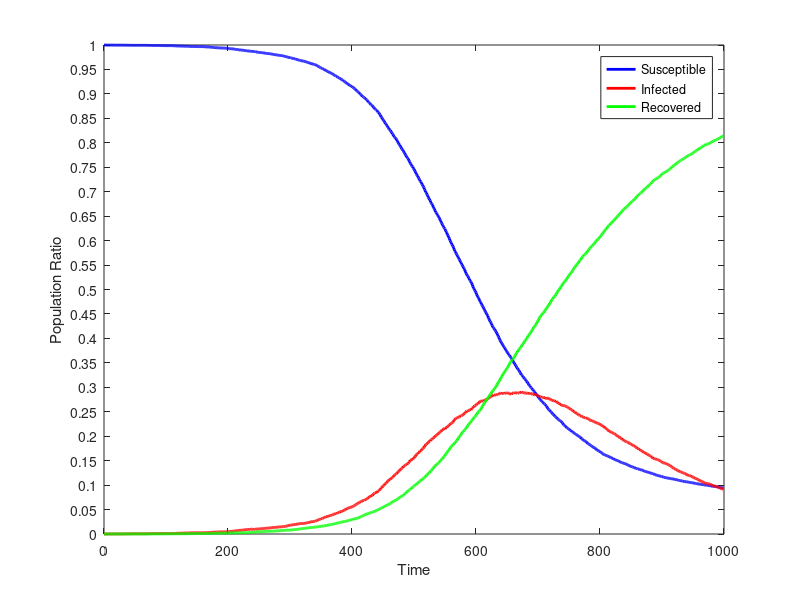

Write the MATLAB code that produced this figure.
dynamics = [
9999.0,1.0,0.0;
9999.0,1.0,0.0;
9999.0,1.0,0.0;
9999.0,1.0,0.0;
9999.0,1.0,0.0;
9999.0,1.0,0.0;
9998.0,1.0,1.0;
9998.0,1.0,1.0;
9998.0,1.0,1.0;
9998.0,1.0,1.0;
9998.0,1.0,1.0;
9998.0,1.0,1.0;
9998.0,1.0,1.0;
9998.0,1.0,1.0;
9998.0,1.0,1.0;
9998.0,1.0,1.0;
9997.0,2.0,1.0;
9997.0,2.0,1.0;
9997.0,2.0,1.0;
9997.0,2.0,1.0;
9997.0,2.0,1.0;
9997.0,2.0,1.0;
9997.0,2.0,1.0;
9997.0,2.0,1.0;
9997.0,2.0,1.0;
9997.0,2.0,1.0;
9997.0,2.0,1.0;
9997.0,2.0,1.0;
9997.0,2.0,1.0;
9997.0,2.0,1.0;
9997.0,2.0,1.0;
9997.0,2.0,1.0;
9997.0,2.0,1.0;
9997.0,2.0,1.0;
9996.0,3.0,1.0;
9996.0,3.0,1.0;
9996.0,3.0,1.0;
9996.0,3.0,1.0;
9995.0,4.0,1.0;
9995.0,4.0,1.0;
9995.0,4.0,1.0;
9995.0,4.0,1.0;
9995.0,4.0,1.0;
9995.0,4.0,1.0;
9994.0,5.0,1.0;
9994.0,5.0,1.0;
9994.0,5.0,1.0;
9994.0,5.0,1.0;
9994.0,5.0,1.0;
9994.0,5.0,1.0;
9994.0,5.0,1.0;
9994.0,5.0,1.0;
9994.0,5.0,1.0;
9994.0,5.0,1.0;
9994.0,5.0,1.0;
9994.0,5.0,1.0;
9994.0,5.0,1.0;
9994.0,5.0,1.0;
9994.0,5.0,1.0;
9994.0,5.0,1.0;
9994.0,5.0,1.0;
9994.0,5.0,1.0;
9994.0,5.0,1.0;
9994.0,5.0,1.0;
9994.0,5.0,1.0;
9994.0,5.0,1.0;
9994.0,5.0,1.0;
9994.0,5.0,1.0;
9994.0,5.0,1.0;
9994.0,5.0,1.0;
9993.0,6.0,1.0;
9993.0,6.0,1.0;
9993.0,6.0,1.0;
9993.0,6.0,1.0;
9992.0,7.0,1.0;
9992.0,7.0,1.0;
9991.0,8.0,1.0;
9991.0,8.0,1.0;
9991.0,7.0,2.0;
9989.0,9.0,2.0;
9989.0,9.0,2.0;
9989.0,9.0,2.0;
9989.0,9.0,2.0;
9989.0,9.0,2.0;
9989.0,9.0,2.0;
9989.0,9.0,2.0;
9989.0,9.0,2.0;
9989.0,9.0,2.0;
9989.0,9.0,2.0;
9989.0,9.0,2.0;
9988.0,10.0,2.0;
9988.0,10.0,2.0;
9987.0,11.0,2.0;
9987.0,11.0,2.0;
9987.0,11.0,2.0;
9987.0,11.0,2.0;
9986.0,12.0,2.0;
9986.0,12.0,2.0;
9986.0,11.0,3.0;
9986.0,11.0,3.0;
9986.0,11.0,3.0;
9986.0,11.0,3.0;
9986.0,11.0,3.0;
9986.0,11.0,3.0;
9986.0,11.0,3.0;
9986.0,10.0,4.0;
9986.0,10.0,4.0;
9986.0,10.0,4.0;
9986.0,10.0,4.0;
9986.0,10.0,4.0;
9986.0,10.0,4.0;
9985.0,11.0,4.0;
9985.0,11.0,4.0;
9983.0,12.0,5.0;
9983.0,12.0,5.0;
9983.0,12.0,5.0;
9981.0,14.0,5.0;
9981.0,14.0,5.0;
9980.0,15.0,5.0;
9980.0,15.0,5.0;
9979.0,16.0,5.0;
9978.0,17.0,5.0;
9978.0,17.0,5.0;
9978.0,17.0,5.0;
9978.0,17.0,5.0;
9978.0,17.0,5.0;
9978.0,17.0,5.0;
9977.0,18.0,5.0;
9976.0,19.0,5.0;
9976.0,19.0,5.0;
9976.0,19.0,5.0;
9975.0,20.0,5.0;
9975.0,20.0,5.0;
9974.0,21.0,5.0;
9974.0,21.0,5.0;
9974.0,21.0,5.0;
9974.0,20.0,6.0;
9972.0,22.0,6.0;
9972.0,22.0,6.0;
9971.0,23.0,6.0;
9969.0,25.0,6.0;
9969.0,24.0,7.0;
9969.0,24.0,7.0;
9968.0,25.0,7.0;
9968.0,25.0,7.0;
9968.0,25.0,7.0;
9968.0,25.0,7.0;
9968.0,25.0,7.0;
9968.0,24.0,8.0;
9967.0,25.0,8.0;
9967.0,25.0,8.0;
9967.0,25.0,8.0;
9967.0,25.0,8.0;
9966.0,25.0,9.0;
9966.0,25.0,9.0;
9966.0,25.0,9.0;
9966.0,25.0,9.0;
9966.0,25.0,9.0;
9966.0,25.0,9.0;
9966.0,25.0,9.0;
9966.0,25.0,9.0;
9965.0,26.0,9.0;
9964.0,27.0,9.0;
9963.0,28.0,9.0;
9962.0,28.0,10.0;
9961.0,28.0,11.0;
9961.0,28.0,11.0;
9961.0,28.0,11.0;
9960.0,29.0,11.0;
9958.0,31.0,11.0;
9958.0,31.0,11.0;
9958.0,30.0,12.0;
9957.0,31.0,12.0;
9953.0,35.0,12.0;
9953.0,35.0,12.0;
9951.0,37.0,12.0;
9950.0,38.0,12.0;
9949.0,38.0,13.0;
9948.0,37.0,15.0;
9947.0,38.0,15.0;
9946.0,39.0,15.0;
9943.0,41.0,16.0;
9943.0,40.0,17.0;
9943.0,40.0,17.0;
9942.0,41.0,17.0;
9942.0,41.0,17.0;
9941.0,42.0,17.0;
9939.0,44.0,17.0;
9939.0,43.0,18.0;
9938.0,44.0,18.0;
9938.0,44.0,18.0;
9938.0,44.0,18.0;
9938.0,44.0,18.0;
9937.0,44.0,19.0;
9937.0,44.0,19.0;
9937.0,44.0,19.0;
9936.0,45.0,19.0;
9936.0,45.0,19.0;
9935.0,46.0,19.0;
9933.0,48.0,19.0;
9930.0,49.0,21.0;
9925.0,54.0,21.0;
9924.0,54.0,22.0;
9924.0,54.0,22.0;
9924.0,54.0,22.0;
9924.0,54.0,22.0;
9923.0,55.0,22.0;
9922.0,56.0,22.0;
9920.0,58.0,22.0;
9917.0,61.0,22.0;
9917.0,60.0,23.0;
9913.0,64.0,23.0;
9913.0,64.0,23.0;
9911.0,66.0,23.0;
9910.0,67.0,23.0;
9908.0,68.0,24.0;
9905.0,71.0,24.0;
9902.0,74.0,24.0;
9901.0,75.0,24.0;
9900.0,76.0,24.0;
9897.0,78.0,25.0;
9897.0,78.0,25.0;
9897.0,77.0,26.0;
9895.0,78.0,27.0;
9893.0,80.0,27.0;
9892.0,81.0,27.0;
9890.0,83.0,27.0;
9887.0,86.0,27.0;
9883.0,90.0,27.0;
9882.0,90.0,28.0;
9882.0,90.0,28.0;
9882.0,90.0,28.0;
9878.0,94.0,28.0;
9877.0,94.0,29.0;
9876.0,95.0,29.0;
9875.0,95.0,30.0;
9875.0,95.0,30.0;
9872.0,98.0,30.0;
9871.0,99.0,30.0;
9871.0,99.0,30.0;
9869.0,99.0,32.0;
9869.0,95.0,36.0;
9869.0,94.0,37.0;
9865.0,97.0,38.0;
9864.0,97.0,39.0;
9857.0,101.0,42.0;
9856.0,102.0,42.0;
9855.0,101.0,44.0;
9852.0,102.0,46.0;
9852.0,101.0,47.0;
9850.0,103.0,47.0;
9847.0,106.0,47.0;
9845.0,108.0,47.0;
9844.0,109.0,47.0;
9843.0,109.0,48.0;
9843.0,109.0,48.0;
9842.0,109.0,49.0;
9839.0,111.0,50.0;
9836.0,113.0,51.0;
9835.0,114.0,51.0;
9834.0,115.0,51.0;
9830.0,118.0,52.0;
9829.0,119.0,52.0;
9828.0,119.0,53.0;
9826.0,120.0,54.0;
9823.0,123.0,54.0;
9823.0,122.0,55.0;
9822.0,123.0,55.0;
9820.0,124.0,56.0;
9819.0,125.0,56.0;
9816.0,128.0,56.0;
9813.0,131.0,56.0;
9810.0,132.0,58.0;
9808.0,134.0,58.0;
9807.0,134.0,59.0;
9803.0,136.0,61.0;
9801.0,138.0,61.0;
9801.0,136.0,63.0;
9798.0,138.0,64.0;
9796.0,139.0,65.0;
9793.0,142.0,65.0;
9791.0,144.0,65.0;
9790.0,144.0,66.0;
9788.0,144.0,68.0;
9786.0,146.0,68.0;
9785.0,147.0,68.0;
9784.0,146.0,70.0;
9783.0,147.0,70.0;
9780.0,149.0,71.0;
9778.0,148.0,74.0;
9772.0,154.0,74.0;
9769.0,154.0,77.0;
9767.0,154.0,79.0;
9763.0,158.0,79.0;
9760.0,161.0,79.0;
9756.0,165.0,79.0;
9753.0,168.0,79.0;
9749.0,172.0,79.0;
9748.0,173.0,79.0;
9743.0,178.0,79.0;
9742.0,178.0,80.0;
9736.0,183.0,81.0;
9735.0,184.0,81.0;
9731.0,186.0,83.0;
9729.0,187.0,84.0;
9725.0,189.0,86.0;
9720.0,193.0,87.0;
9718.0,192.0,90.0;
9718.0,192.0,90.0;
9712.0,197.0,91.0;
9708.0,200.0,92.0;
9706.0,200.0,94.0;
9700.0,204.0,96.0;
9697.0,205.0,98.0;
9693.0,208.0,99.0;
9691.0,209.0,100.0;
9685.0,212.0,103.0;
9682.0,212.0,106.0;
9678.0,215.0,107.0;
9676.0,215.0,109.0;
9675.0,215.0,110.0;
9674.0,215.0,111.0;
9670.0,219.0,111.0;
9667.0,218.0,115.0;
9664.0,218.0,118.0;
9660.0,222.0,118.0;
9656.0,224.0,120.0;
9650.0,228.0,122.0;
9646.0,231.0,123.0;
9641.0,233.0,126.0;
9638.0,234.0,128.0;
9635.0,236.0,129.0;
9630.0,240.0,130.0;
9621.0,248.0,131.0;
9618.0,250.0,132.0;
9618.0,249.0,133.0;
9612.0,255.0,133.0;
9612.0,252.0,136.0;
9606.0,257.0,137.0;
9602.0,260.0,138.0;
9599.0,262.0,139.0;
9597.0,262.0,141.0;
9589.0,268.0,143.0;
9582.0,274.0,144.0;
9575.0,279.0,146.0;
9570.0,284.0,146.0;
9560.0,292.0,148.0;
9554.0,295.0,151.0;
9545.0,300.0,155.0;
9539.0,303.0,158.0;
9528.0,314.0,158.0;
9523.0,316.0,161.0;
9518.0,318.0,164.0;
9510.0,325.0,165.0;
9507.0,328.0,165.0;
9503.0,332.0,165.0;
9493.0,339.0,168.0;
9484.0,346.0,170.0;
9475.0,354.0,171.0;
9468.0,355.0,177.0;
9463.0,359.0,178.0;
9461.0,359.0,180.0;
9453.0,363.0,184.0;
9443.0,372.0,185.0;
9435.0,376.0,189.0;
9432.0,377.0,191.0;
9427.0,380.0,193.0;
9421.0,383.0,196.0;
9415.0,386.0,199.0;
9404.0,394.0,202.0;
9395.0,402.0,203.0;
9388.0,406.0,206.0;
9380.0,409.0,211.0;
9372.0,417.0,211.0;
9363.0,422.0,215.0;
9361.0,419.0,220.0;
9354.0,423.0,223.0;
9338.0,435.0,227.0;
9334.0,438.0,228.0;
9331.0,439.0,230.0;
9319.0,449.0,232.0;
9310.0,455.0,235.0;
9305.0,457.0,238.0;
9295.0,463.0,242.0;
9287.0,466.0,247.0;
9283.0,468.0,249.0;
9266.0,482.0,252.0;
9262.0,485.0,253.0;
9254.0,490.0,256.0;
9247.0,495.0,258.0;
9234.0,503.0,263.0;
9222.0,515.0,263.0;
9215.0,519.0,266.0;
9206.0,524.0,270.0;
9198.0,528.0,274.0;
9189.0,534.0,277.0;
9176.0,543.0,281.0;
9170.0,547.0,283.0;
9164.0,547.0,289.0;
9154.0,550.0,296.0;
9150.0,553.0,297.0;
9139.0,561.0,300.0;
9132.0,566.0,302.0;
9119.0,576.0,305.0;
9110.0,581.0,309.0;
9098.0,590.0,312.0;
9084.0,601.0,315.0;
9072.0,608.0,320.0;
9061.0,617.0,322.0;
9050.0,627.0,323.0;
9040.0,632.0,328.0;
9031.0,637.0,332.0;
9018.0,642.0,340.0;
9001.0,655.0,344.0;
8986.0,661.0,353.0;
8976.0,662.0,362.0;
8965.0,672.0,363.0;
8950.0,682.0,368.0;
8940.0,688.0,372.0;
8930.0,690.0,380.0;
8923.0,689.0,388.0;
8906.0,700.0,394.0;
8898.0,704.0,398.0;
8883.0,711.0,406.0;
8873.0,718.0,409.0;
8858.0,728.0,414.0;
8842.0,742.0,416.0;
8831.0,748.0,421.0;
8816.0,758.0,426.0;
8806.0,766.0,428.0;
8790.0,774.0,436.0;
8774.0,786.0,440.0;
8768.0,785.0,447.0;
8757.0,791.0,452.0;
8740.0,807.0,453.0;
8721.0,822.0,457.0;
8708.0,831.0,461.0;
8694.0,844.0,462.0;
8685.0,845.0,470.0;
8671.0,853.0,476.0;
8665.0,847.0,488.0;
8648.0,860.0,492.0;
8627.0,877.0,496.0;
8618.0,881.0,501.0;
8595.0,898.0,507.0;
8578.0,910.0,512.0;
8559.0,919.0,522.0;
8533.0,938.0,529.0;
8515.0,948.0,537.0;
8494.0,967.0,539.0;
8472.0,981.0,547.0;
8455.0,990.0,555.0;
8440.0,1001.0,559.0;
8414.0,1020.0,566.0;
8394.0,1031.0,575.0;
8380.0,1041.0,579.0;
8357.0,1057.0,586.0;
8340.0,1067.0,593.0;
8319.0,1083.0,598.0;
8299.0,1098.0,603.0;
8277.0,1113.0,610.0;
8264.0,1116.0,620.0;
8251.0,1123.0,626.0;
8230.0,1135.0,635.0;
8209.0,1146.0,645.0;
8187.0,1158.0,655.0;
8172.0,1166.0,662.0;
8148.0,1184.0,668.0;
8125.0,1198.0,677.0;
8110.0,1210.0,680.0;
8098.0,1218.0,684.0;
8085.0,1221.0,694.0;
8061.0,1236.0,703.0;
8039.0,1250.0,711.0;
8011.0,1266.0,723.0;
7989.0,1281.0,730.0;
7969.0,1292.0,739.0;
7953.0,1302.0,745.0;
7930.0,1316.0,754.0;
7907.0,1327.0,766.0;
7883.0,1343.0,774.0;
7868.0,1350.0,782.0;
7852.0,1359.0,789.0;
7827.0,1380.0,793.0;
7806.0,1390.0,804.0;
7785.0,1395.0,820.0;
7762.0,1406.0,832.0;
7738.0,1419.0,843.0;
7717.0,1423.0,860.0;
7697.0,1437.0,866.0;
7683.0,1442.0,875.0;
7664.0,1447.0,889.0;
7632.0,1469.0,899.0;
7611.0,1483.0,906.0;
7580.0,1510.0,910.0;
7561.0,1517.0,922.0;
7540.0,1519.0,941.0;
7520.0,1528.0,952.0;
7508.0,1529.0,963.0;
7481.0,1550.0,969.0;
7461.0,1559.0,980.0;
7434.0,1574.0,992.0;
7412.0,1587.0,1001.0;
7383.0,1609.0,1008.0;
7358.0,1620.0,1022.0;
7336.0,1633.0,1031.0;
7320.0,1641.0,1039.0;
7289.0,1663.0,1048.0;
7268.0,1667.0,1065.0;
7246.0,1677.0,1077.0;
7215.0,1701.0,1084.0;
7203.0,1704.0,1093.0;
7179.0,1716.0,1105.0;
7152.0,1731.0,1117.0;
7130.0,1743.0,1127.0;
7108.0,1756.0,1136.0;
7083.0,1770.0,1147.0;
7046.0,1796.0,1158.0;
7022.0,1810.0,1168.0;
6992.0,1830.0,1178.0;
6971.0,1835.0,1194.0;
6944.0,1847.0,1209.0;
6919.0,1858.0,1223.0;
6888.0,1875.0,1237.0;
6865.0,1891.0,1244.0;
6839.0,1900.0,1261.0;
6819.0,1903.0,1278.0;
6785.0,1925.0,1290.0;
6764.0,1933.0,1303.0;
6747.0,1937.0,1316.0;
6727.0,1943.0,1330.0;
6690.0,1964.0,1346.0;
6664.0,1974.0,1362.0;
6642.0,1982.0,1376.0;
6612.0,1995.0,1393.0;
6585.0,2012.0,1403.0;
6567.0,2017.0,1416.0;
6545.0,2030.0,1425.0;
6522.0,2043.0,1435.0;
6501.0,2051.0,1448.0;
6482.0,2061.0,1457.0;
6458.0,2071.0,1471.0;
6425.0,2085.0,1490.0;
6402.0,2095.0,1503.0;
6376.0,2108.0,1516.0;
6348.0,2121.0,1531.0;
6325.0,2127.0,1548.0;
6299.0,2138.0,1563.0;
6274.0,2151.0,1575.0;
6250.0,2160.0,1590.0;
6239.0,2149.0,1612.0;
6203.0,2169.0,1628.0;
6178.0,2175.0,1647.0;
6157.0,2179.0,1664.0;
6121.0,2194.0,1685.0;
6100.0,2203.0,1697.0;
6072.0,2213.0,1715.0;
6041.0,2233.0,1726.0;
6007.0,2241.0,1752.0;
5979.0,2253.0,1768.0;
5954.0,2262.0,1784.0;
5924.0,2273.0,1803.0;
5904.0,2279.0,1817.0;
5882.0,2289.0,1829.0;
5850.0,2311.0,1839.0;
5814.0,2336.0,1850.0;
5784.0,2345.0,1871.0;
5766.0,2357.0,1877.0;
5736.0,2371.0,1893.0;
5714.0,2375.0,1911.0;
5693.0,2375.0,1932.0;
5667.0,2382.0,1951.0;
5641.0,2390.0,1969.0;
5618.0,2394.0,1988.0;
5592.0,2407.0,2001.0;
5565.0,2416.0,2019.0;
5546.0,2414.0,2040.0;
5517.0,2423.0,2060.0;
5494.0,2427.0,2079.0;
5469.0,2440.0,2091.0;
5442.0,2452.0,2106.0;
5421.0,2463.0,2116.0;
5397.0,2472.0,2131.0;
5361.0,2493.0,2146.0;
5330.0,2502.0,2168.0;
5304.0,2514.0,2182.0;
5287.0,2513.0,2200.0;
5270.0,2510.0,2220.0;
5240.0,2521.0,2239.0;
5220.0,2526.0,2254.0;
5190.0,2542.0,2268.0;
5172.0,2547.0,2281.0;
5155.0,2543.0,2302.0;
5129.0,2555.0,2316.0;
5096.0,2575.0,2329.0;
5063.0,2584.0,2353.0;
5031.0,2600.0,2369.0;
5009.0,2605.0,2386.0;
4983.0,2622.0,2395.0;
4961.0,2631.0,2408.0;
4937.0,2637.0,2426.0;
4902.0,2653.0,2445.0;
4870.0,2662.0,2468.0;
4848.0,2666.0,2486.0;
4828.0,2675.0,2497.0;
4803.0,2687.0,2510.0;
4767.0,2709.0,2524.0;
4747.0,2716.0,2537.0;
4728.0,2716.0,2556.0;
4700.0,2717.0,2583.0;
4673.0,2722.0,2605.0;
4654.0,2722.0,2624.0;
4630.0,2721.0,2649.0;
4603.0,2733.0,2664.0;
4576.0,2737.0,2687.0;
4550.0,2743.0,2707.0;
4528.0,2744.0,2728.0;
4508.0,2749.0,2743.0;
4481.0,2753.0,2766.0;
4460.0,2757.0,2783.0;
4424.0,2779.0,2797.0;
4396.0,2784.0,2820.0;
4364.0,2797.0,2839.0;
4343.0,2801.0,2856.0;
4323.0,2808.0,2869.0;
4297.0,2811.0,2892.0;
4264.0,2826.0,2910.0;
4237.0,2839.0,2924.0;
4218.0,2845.0,2937.0;
4204.0,2836.0,2960.0;
4187.0,2837.0,2976.0;
4164.0,2844.0,2992.0;
4142.0,2848.0,3010.0;
4123.0,2846.0,3031.0;
4096.0,2849.0,3055.0;
4069.0,2854.0,3077.0;
4043.0,2855.0,3102.0;
4018.0,2864.0,3118.0;
3983.0,2881.0,3136.0;
3956.0,2884.0,3160.0;
3933.0,2877.0,3190.0;
3914.0,2873.0,3213.0;
3892.0,2880.0,3228.0;
3872.0,2877.0,3251.0;
3847.0,2874.0,3279.0;
3827.0,2879.0,3294.0;
3811.0,2874.0,3315.0;
3787.0,2881.0,3332.0;
3764.0,2885.0,3351.0;
3744.0,2886.0,3370.0;
3726.0,2880.0,3394.0;
3706.0,2885.0,3409.0;
3686.0,2884.0,3430.0;
3664.0,2881.0,3455.0;
3651.0,2868.0,3481.0;
3633.0,2861.0,3506.0;
3614.0,2866.0,3520.0;
3600.0,2860.0,3540.0;
3572.0,2875.0,3553.0;
3556.0,2878.0,3566.0;
3530.0,2881.0,3589.0;
3507.0,2889.0,3604.0;
3485.0,2892.0,3623.0;
3467.0,2886.0,3647.0;
3444.0,2885.0,3671.0;
3424.0,2883.0,3693.0;
3402.0,2885.0,3713.0;
3384.0,2880.0,3736.0;
3365.0,2885.0,3750.0;
3351.0,2885.0,3764.0;
3326.0,2885.0,3789.0;
3306.0,2893.0,3801.0;
3286.0,2896.0,3818.0;
3258.0,2909.0,3833.0;
3248.0,2896.0,3856.0;
3233.0,2894.0,3873.0;
3214.0,2894.0,3892.0;
3197.0,2889.0,3914.0;
3183.0,2884.0,3933.0;
3169.0,2882.0,3949.0;
3152.0,2880.0,3968.0;
3131.0,2882.0,3987.0;
3116.0,2884.0,4000.0;
3096.0,2880.0,4024.0;
3079.0,2870.0,4051.0;
3062.0,2872.0,4066.0;
3039.0,2878.0,4083.0;
3024.0,2877.0,4099.0;
3004.0,2881.0,4115.0;
2991.0,2873.0,4136.0;
2978.0,2867.0,4155.0;
2960.0,2862.0,4178.0;
2946.0,2850.0,4204.0;
2926.0,2850.0,4224.0;
2918.0,2846.0,4236.0;
2901.0,2843.0,4256.0;
2873.0,2858.0,4269.0;
2856.0,2853.0,4291.0;
2842.0,2841.0,4317.0;
2827.0,2833.0,4340.0;
2810.0,2828.0,4362.0;
2791.0,2824.0,4385.0;
2777.0,2813.0,4410.0;
2757.0,2813.0,4430.0;
2739.0,2810.0,4451.0;
2731.0,2800.0,4469.0;
2719.0,2795.0,4486.0;
2700.0,2798.0,4502.0;
2690.0,2795.0,4515.0;
2678.0,2796.0,4526.0;
2665.0,2790.0,4545.0;
2650.0,2787.0,4563.0;
2643.0,2770.0,4587.0;
2624.0,2771.0,4605.0;
2610.0,2774.0,4616.0;
2585.0,2775.0,4640.0;
2563.0,2781.0,4656.0;
2549.0,2774.0,4677.0;
2539.0,2766.0,4695.0;
2525.0,2759.0,4716.0;
2509.0,2756.0,4735.0;
2498.0,2746.0,4756.0;
2483.0,2737.0,4780.0;
2470.0,2733.0,4797.0;
2450.0,2732.0,4818.0;
2441.0,2722.0,4837.0;
2426.0,2723.0,4851.0;
2412.0,2725.0,4863.0;
2404.0,2714.0,4882.0;
2389.0,2714.0,4897.0;
2379.0,2702.0,4919.0;
2362.0,2695.0,4943.0;
2351.0,2687.0,4962.0;
2340.0,2673.0,4987.0;
2330.0,2672.0,4998.0;
2320.0,2665.0,5015.0;
2315.0,2650.0,5035.0;
2304.0,2645.0,5051.0;
2292.0,2631.0,5077.0;
2278.0,2628.0,5094.0;
2260.0,2629.0,5111.0;
2243.0,2627.0,5130.0;
2229.0,2622.0,5149.0;
2220.0,2619.0,5161.0;
2205.0,2618.0,5177.0;
2197.0,2613.0,5190.0;
2184.0,2606.0,5210.0;
2168.0,2602.0,5230.0;
2159.0,2591.0,5250.0;
2153.0,2578.0,5269.0;
2143.0,2571.0,5286.0;
2131.0,2569.0,5300.0;
2121.0,2558.0,5321.0;
2116.0,2547.0,5337.0;
2106.0,2541.0,5353.0;
2092.0,2539.0,5369.0;
2084.0,2527.0,5389.0;
2076.0,2508.0,5416.0;
2067.0,2501.0,5432.0;
2059.0,2492.0,5449.0;
2047.0,2489.0,5464.0;
2039.0,2477.0,5484.0;
2033.0,2462.0,5505.0;
2025.0,2459.0,5516.0;
2015.0,2454.0,5531.0;
2006.0,2450.0,5544.0;
1999.0,2435.0,5566.0;
1987.0,2428.0,5585.0;
1980.0,2418.0,5602.0;
1970.0,2415.0,5615.0;
1956.0,2408.0,5636.0;
1945.0,2401.0,5654.0;
1929.0,2398.0,5673.0;
1919.0,2395.0,5686.0;
1914.0,2384.0,5702.0;
1908.0,2377.0,5715.0;
1900.0,2378.0,5722.0;
1894.0,2368.0,5738.0;
1884.0,2369.0,5747.0;
1871.0,2369.0,5760.0;
1855.0,2368.0,5777.0;
1845.0,2356.0,5799.0;
1838.0,2347.0,5815.0;
1831.0,2336.0,5833.0;
1822.0,2331.0,5847.0;
1810.0,2323.0,5867.0;
1804.0,2315.0,5881.0;
1791.0,2318.0,5891.0;
1783.0,2312.0,5905.0;
1777.0,2308.0,5915.0;
1769.0,2303.0,5928.0;
1763.0,2293.0,5944.0;
1752.0,2287.0,5961.0;
1741.0,2283.0,5976.0;
1734.0,2272.0,5994.0;
1722.0,2273.0,6005.0;
1713.0,2267.0,6020.0;
1706.0,2264.0,6030.0;
1698.0,2258.0,6044.0;
1692.0,2252.0,6056.0;
1685.0,2241.0,6074.0;
1674.0,2233.0,6093.0;
1665.0,2226.0,6109.0;
1656.0,2220.0,6124.0;
1643.0,2211.0,6146.0;
1635.0,2206.0,6159.0;
1627.0,2199.0,6174.0;
1622.0,2185.0,6193.0;
1614.0,2175.0,6211.0;
1611.0,2166.0,6223.0;
1607.0,2154.0,6239.0;
1600.0,2144.0,6256.0;
1596.0,2128.0,6276.0;
1588.0,2121.0,6291.0;
1584.0,2113.0,6303.0;
1579.0,2102.0,6319.0;
1572.0,2099.0,6329.0;
1567.0,2090.0,6343.0;
1560.0,2086.0,6354.0;
1555.0,2076.0,6369.0;
1547.0,2069.0,6384.0;
1544.0,2063.0,6393.0;
1534.0,2058.0,6408.0;
1524.0,2054.0,6422.0;
1521.0,2043.0,6436.0;
1516.0,2038.0,6446.0;
1510.0,2027.0,6463.0;
1506.0,2013.0,6481.0;
1503.0,2006.0,6491.0;
1499.0,1995.0,6506.0;
1492.0,1990.0,6518.0;
1484.0,1981.0,6535.0;
1478.0,1970.0,6552.0;
1471.0,1964.0,6565.0;
1464.0,1960.0,6576.0;
1459.0,1953.0,6588.0;
1457.0,1936.0,6607.0;
1451.0,1928.0,6621.0;
1448.0,1919.0,6633.0;
1443.0,1910.0,6647.0;
1440.0,1902.0,6658.0;
1436.0,1895.0,6669.0;
1430.0,1890.0,6680.0;
1426.0,1882.0,6692.0;
1417.0,1882.0,6701.0;
1410.0,1875.0,6715.0;
1404.0,1869.0,6727.0;
1397.0,1860.0,6743.0;
1393.0,1850.0,6757.0;
1385.0,1845.0,6770.0;
1385.0,1833.0,6782.0;
1381.0,1828.0,6791.0;
1374.0,1821.0,6805.0;
1367.0,1816.0,6817.0;
1363.0,1811.0,6826.0;
1361.0,1801.0,6838.0;
1355.0,1796.0,6849.0;
1347.0,1793.0,6860.0;
1344.0,1777.0,6879.0;
1341.0,1766.0,6893.0;
1339.0,1750.0,6911.0;
1330.0,1749.0,6921.0;
1329.0,1742.0,6929.0;
1324.0,1728.0,6948.0;
1318.0,1727.0,6955.0;
1316.0,1717.0,6967.0;
1313.0,1709.0,6978.0;
1309.0,1704.0,6987.0;
1306.0,1694.0,7000.0;
1304.0,1685.0,7011.0;
1297.0,1677.0,7026.0;
1291.0,1667.0,7042.0;
1282.0,1663.0,7055.0;
1278.0,1654.0,7068.0;
1275.0,1650.0,7075.0;
1272.0,1642.0,7086.0;
1269.0,1639.0,7092.0;
1266.0,1624.0,7110.0;
1262.0,1615.0,7123.0;
1259.0,1609.0,7132.0;
1254.0,1605.0,7141.0;
1248.0,1599.0,7153.0;
1245.0,1591.0,7164.0;
1241.0,1575.0,7184.0;
1237.0,1570.0,7193.0;
1234.0,1555.0,7211.0;
1232.0,1544.0,7224.0;
1225.0,1544.0,7231.0;
1219.0,1538.0,7243.0;
1211.0,1537.0,7252.0;
1208.0,1533.0,7259.0;
1206.0,1526.0,7268.0;
1202.0,1523.0,7275.0;
1198.0,1518.0,7284.0;
1193.0,1517.0,7290.0;
1190.0,1512.0,7298.0;
1187.0,1503.0,7310.0;
1183.0,1499.0,7318.0;
1182.0,1489.0,7329.0;
1180.0,1478.0,7342.0;
1172.0,1466.0,7362.0;
1170.0,1459.0,7371.0;
1166.0,1457.0,7377.0;
1160.0,1453.0,7387.0;
1158.0,1449.0,7393.0;
1154.0,1447.0,7399.0;
1152.0,1444.0,7404.0;
1150.0,1437.0,7413.0;
1146.0,1431.0,7423.0;
1144.0,1427.0,7429.0;
1143.0,1419.0,7438.0;
1141.0,1411.0,7448.0;
1137.0,1404.0,7459.0;
1134.0,1401.0,7465.0;
1130.0,1391.0,7479.0;
1130.0,1382.0,7488.0;
1128.0,1369.0,7503.0;
1128.0,1360.0,7512.0;
1127.0,1353.0,7520.0;
1125.0,1339.0,7536.0;
1119.0,1335.0,7546.0;
1114.0,1333.0,7553.0;
1113.0,1325.0,7562.0;
1110.0,1315.0,7575.0;
1108.0,1307.0,7585.0;
1106.0,1294.0,7600.0;
1105.0,1292.0,7603.0;
1098.0,1290.0,7612.0;
1095.0,1282.0,7623.0;
1092.0,1280.0,7628.0;
1090.0,1271.0,7639.0;
1087.0,1269.0,7644.0;
1086.0,1260.0,7654.0;
1085.0,1252.0,7663.0;
1078.0,1250.0,7672.0;
1078.0,1246.0,7676.0;
1074.0,1243.0,7683.0;
1069.0,1236.0,7695.0;
1068.0,1231.0,7701.0;
1068.0,1223.0,7709.0;
1068.0,1214.0,7718.0;
1066.0,1206.0,7728.0;
1064.0,1201.0,7735.0;
1060.0,1197.0,7743.0;
1056.0,1197.0,7747.0;
1054.0,1190.0,7756.0;
1052.0,1187.0,7761.0;
1051.0,1179.0,7770.0;
1048.0,1178.0,7774.0;
1048.0,1171.0,7781.0;
1045.0,1165.0,7790.0;
1043.0,1154.0,7803.0;
1040.0,1146.0,7814.0;
1038.0,1143.0,7819.0;
1033.0,1138.0,7829.0;
1031.0,1135.0,7834.0;
1029.0,1128.0,7843.0;
1026.0,1118.0,7856.0;
1024.0,1113.0,7863.0;
1023.0,1108.0,7869.0;
1022.0,1099.0,7879.0;
1020.0,1089.0,7891.0;
1018.0,1085.0,7897.0;
1013.0,1084.0,7903.0;
1012.0,1078.0,7910.0;
1011.0,1070.0,7919.0;
1010.0,1063.0,7927.0;
1007.0,1056.0,7937.0;
1005.0,1046.0,7949.0;
1003.0,1045.0,7952.0;
1001.0,1042.0,7957.0;
1000.0,1036.0,7964.0;
997.0,1033.0,7970.0;
996.0,1032.0,7972.0;
994.0,1030.0,7976.0;
991.0,1030.0,7979.0;
990.0,1025.0,7985.0;
987.0,1020.0,7993.0;
984.0,1015.0,8001.0;
983.0,1007.0,8010.0;
982.0,1005.0,8013.0;
979.0,995.0,8026.0;
975.0,992.0,8033.0;
973.0,988.0,8039.0;
972.0,985.0,8043.0;
972.0,981.0,8047.0;
971.0,976.0,8053.0;
969.0,969.0,8062.0;
968.0,967.0,8065.0;
964.0,966.0,8070.0;
962.0,959.0,8079.0;
961.0,955.0,8084.0;
960.0,949.0,8091.0;
959.0,942.0,8099.0;
956.0,935.0,8109.0;
952.0,935.0,8113.0;
950.0,928.0,8122.0;
946.0,923.0,8131.0;
945.0,918.0,8137.0;
944.0,911.0,8145.0;
];
susceptible = dynamics (:, 1);
infected = dynamics (:, 2);
recovered = dynamics (:, 3);
totalPopulation = susceptible(1) + infected(1) + recovered(1);
susceptibleRatio = susceptible ./ totalPopulation;
infectedRatio = infected ./ totalPopulation;
recoveredRatio = recovered ./ totalPopulation;
steps = length (susceptible);
indices = 0 : steps - 1;
figure
plot (indices, susceptibleRatio.', 'color', 'blue', 'linewidth', 2);
hold on
plot (indices, infectedRatio.', 'color', 'red', 'linewidth', 2);
hold on
plot (indices, recoveredRatio.', 'color', 'green', 'linewidth', 2);
set(gca,'YTick',0:0.05:1.0);
xlabel ('Time');
ylabel ('Population Ratio');
legend('Susceptible','Infected', 'Recovered');
